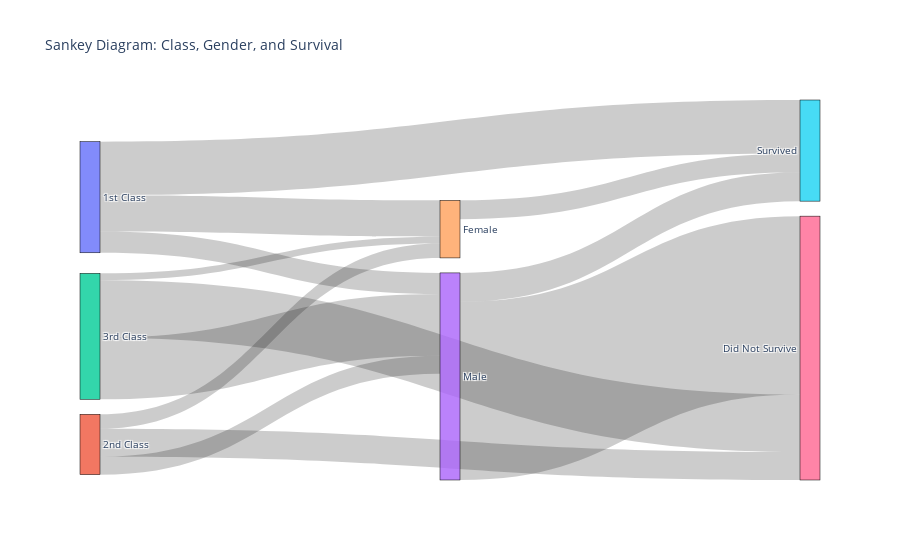

The notebook cell this image was saved under:
### Markdown cell above
### (Bonus) Sankey Diagram: Class, Gender, and Survival

### Code cell
sankey_data = (
    data.groupby(["Pclass", "Sex", "Survived"]).size().reset_index(name="count")
)
fig = go.Figure(
    data=[
        go.Sankey(
            node=dict(
                pad=15,
                thickness=20,
                line=dict(color="black", width=0.5),
                label=[
                    "1st Class",
                    "2nd Class",
                    "3rd Class",
                    "Male",
                    "Female",
                    "Survived",
                    "Did Not Survive",
                ],
            ),
            link=dict(
                source=[0, 0, 0, 1, 1, 1, 2, 2, 2, 3, 3, 4, 4],
                target=[3, 4, 5, 3, 4, 6, 3, 4, 6, 5, 6, 5, 6],
                value=sankey_data["count"],
            ),
        )
    ]
)
fig.update_layout(
    title_text="Sankey Diagram: Class, Gender, and Survival", font_size=10
)
fig.show()

### Figure 1 — Plotly figure (JSON) as saved in the notebook; plotly's stock layout.template omitted (floating-point values rounded to 4 significant figures)
{"data": [{"link": {"source": [0, 0, 0, 1, 1, 1, 2, 2, 2, 3, 3, 4, 4], "target": [3, 4, 5, 3, 4, 6, 3, 4, 6, 5, 6, 5, 6], "value": [53, 91, 134, 45, 36, 70, 154, 17, 144, 72, 446, 47]}, "node": {"label": ["1st Class", "2nd Class", "3rd Class", "Male", "Female", "Survived", "Did Not Survive"], "line": {"color": "black", "width": 0.5}, "pad": 15, "thickness": 20}, "type": "sankey"}], "layout": {"autosize": true, "font": {"size": 10}, "title": {"text": "Sankey Diagram: Class, Gender, and Survival"}}}
